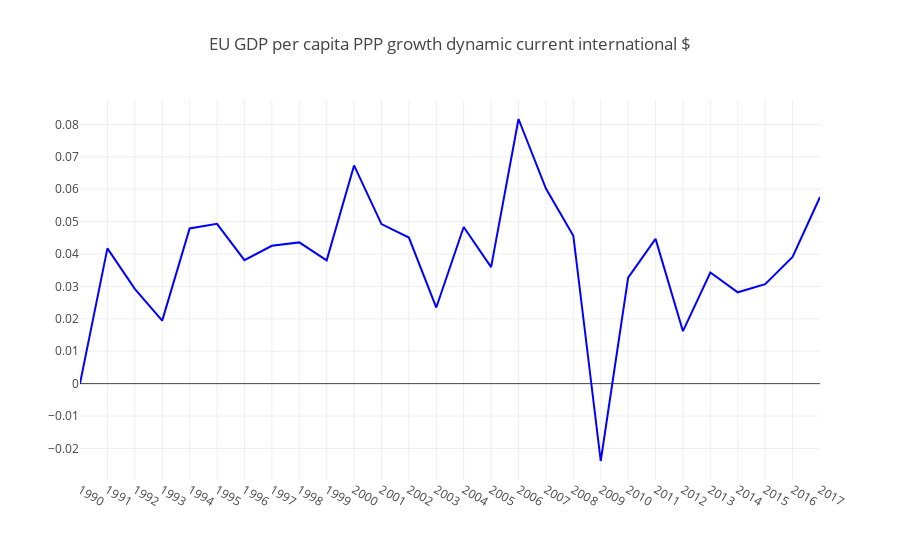

This figure's notebook cell:
### Code cell
#Plotting GDP per capita PPP
ts_1=ts
X=ts['GDP per capita'].index
y_2=ts['GDP per capita'].pct_change().fillna(0)

layout = go.Layout(title= 'EU GDP per capita PPP growth dynamic current international $',
    xaxis = dict(ticks='', nticks=43),
    yaxis = dict(nticks=20),legend=dict(x=0.7, y=1))
trace0 = go.Scatter(x=X,y=y_2, mode = 'lines',name="EU GDP per capita PPP $ growth ", marker = dict(size=12, color='blue'))
data = [trace0]
fig =go.Figure(data=data, layout=layout)
iplot(fig, filename='heatmap',show_link=False)

### Figure 1 — Plotly figure (JSON) as saved in the notebook; plotly's stock layout.template omitted (floating-point values rounded to 4 significant figures)
{"data": [{"marker": {"color": "blue", "size": 12}, "mode": "lines", "name": "EU GDP per capita PPP $ growth ", "type": "scatter", "uid": "654b5b26-d720-4b64-bc71-1a81403fd7cb", "x": ["1990", "1991", "1992", "1993", "1994", "1995", "1996", "1997", "1998", "1999", "2000", "2001", "2002", "2003", "2004", "2005", "2006", "2007", "2008", "2009", "2010", "2011", "2012", "2013", "2014", "2015", "2016", "2017"], "y": [0, 0.04175, 0.02925, 0.01945, 0.0479, 0.04934, 0.03811, 0.04255, 0.0436, 0.03805, 0.06735, 0.04926, 0.0451, 0.02349, 0.04834, 0.03596, 0.08169, 0.06023, 0.04565, -0.02388, 0.0327, 0.04468, 0.01619, 0.03429, 0.02819, 0.0307, 0.03911, 0.05761]}], "layout": {"legend": {"x": 0.7, "y": 1}, "title": {"text": "EU GDP per capita PPP growth dynamic current international $"}, "xaxis": {"nticks": 43, "ticks": ""}, "yaxis": {"nticks": 20}}}
